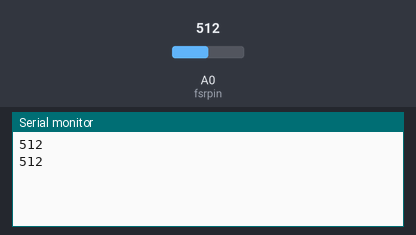
This sketch was run on a simulated Arduino Uno, built with avr-gcc and run on an emulated ATmega328P. On the bench: the last lines printed to the serial monitor. The inputs (shaded band) are chosen by the test bench; at power-on: A0 (fsrpin) = 512.

Above: at 1.8 s.
1.9 s: A0 (fsrpin) set to 716
At 2.6 s:
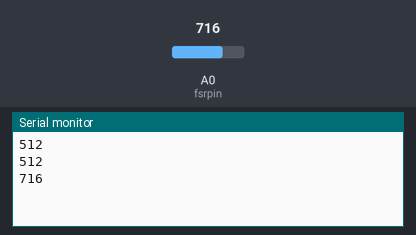
3.4 s: A0 (fsrpin) set to 900
At 4.8 s:
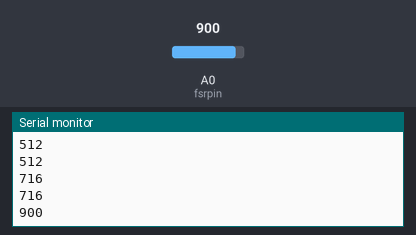
Timing chart, 0 to 6.4 s (numbered marks = the images above; inputs shaded):
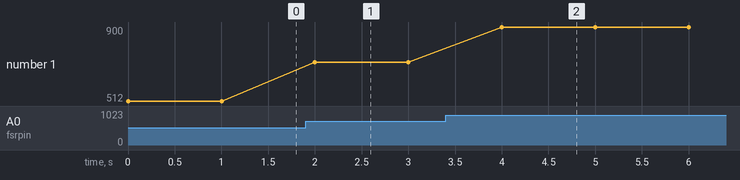

The sketch:

voodoo_task.ino
```cpp
/*
    Name:       voodoo_task.ino
    Created:	12/20/2020 7:24:41 PM
    Author:     emily
*/
#define fsrpin A0

//Define variable to store sensor readings:
int fsrreading; //Variable to store FSR value

void setup() {
	// Begin serial communication at a baud rate of 9600:
	Serial.begin(9600);
}
void loop() {
	fsrreading = analogRead(fsrpin);
	Serial.println(fsrreading);
	delay(1000);
}
```

Measured:
- after the input at 1.9 s, the serial monitor: prints a new line after 0.10 s (image 1)
- after the input at 3.4 s, the serial monitor: prints a new line after 0.60 s (image 2)
- plotted number 1: 512 → 716 after the input at 1.9 s, 716 → 900 after the input at 3.4 s
